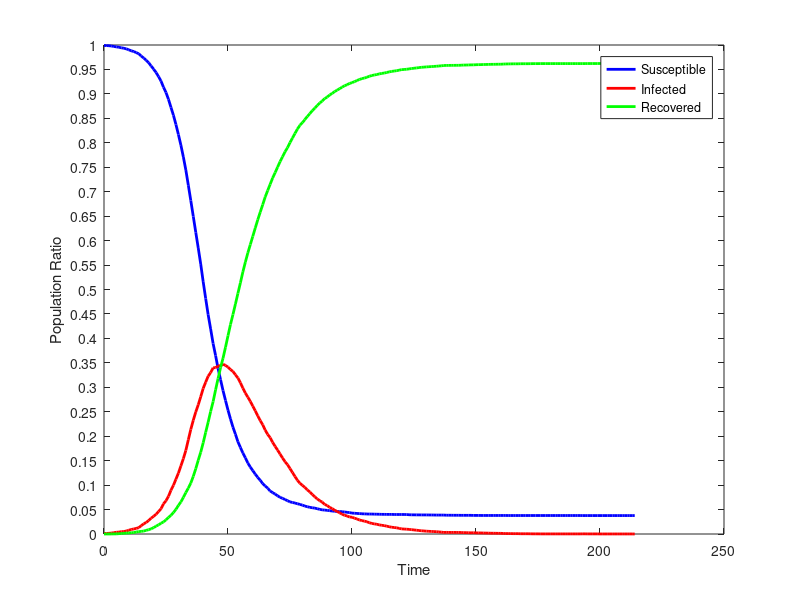

The MATLAB script that drew this image:
dynamics = [
9990.000,10.000,0.000;
9988.000,12.000,0.000;
9985.000,15.000,0.000;
9980.000,19.000,1.000;
9970.000,28.000,2.000;
9962.000,36.000,2.000;
9954.000,39.000,7.000;
9943.000,48.000,9.000;
9934.000,51.000,15.000;
9921.000,61.000,18.000;
9902.000,77.000,21.000;
9881.000,93.000,26.000;
9867.000,103.000,30.000;
9844.000,115.000,41.000;
9822.000,129.000,49.000;
9775.000,171.000,54.000;
9734.000,206.000,60.000;
9687.000,238.000,75.000;
9638.000,274.000,88.000;
9571.000,323.000,106.000;
9507.000,363.000,130.000;
9437.000,402.000,161.000;
9354.000,459.000,187.000;
9261.000,518.000,221.000;
9136.000,617.000,247.000;
9028.000,681.000,291.000;
8889.000,771.000,340.000;
8725.000,895.000,380.000;
8563.000,997.000,440.000;
8375.000,1121.000,504.000;
8170.000,1245.000,585.000;
7953.000,1392.000,655.000;
7710.000,1541.000,749.000;
7443.000,1710.000,847.000;
7133.000,1927.000,940.000;
6818.000,2140.000,1042.000;
6495.000,2326.000,1179.000;
6170.000,2495.000,1335.000;
5849.000,2642.000,1509.000;
5520.000,2807.000,1673.000;
5156.000,2978.000,1866.000;
4815.000,3105.000,2080.000;
4484.000,3228.000,2288.000;
4193.000,3301.000,2506.000;
3894.000,3398.000,2708.000;
3648.000,3402.000,2950.000;
3383.000,3436.000,3181.000;
3156.000,3442.000,3402.000;
2932.000,3471.000,3597.000;
2730.000,3449.000,3821.000;
2533.000,3412.000,4055.000;
2353.000,3362.000,4285.000;
2185.000,3326.000,4489.000;
2041.000,3255.000,4704.000;
1886.000,3192.000,4922.000;
1770.000,3093.000,5137.000;
1657.000,2983.000,5360.000;
1557.000,2882.000,5561.000;
1452.000,2799.000,5749.000;
1368.000,2712.000,5920.000;
1296.000,2616.000,6088.000;
1223.000,2518.000,6259.000;
1158.000,2416.000,6426.000;
1098.000,2319.000,6583.000;
1031.000,2234.000,6735.000;
982.000,2125.000,6893.000;
939.000,2037.000,7024.000;
879.000,1969.000,7152.000;
846.000,1874.000,7280.000;
817.000,1793.000,7390.000;
781.000,1716.000,7503.000;
750.000,1634.000,7616.000;
729.000,1555.000,7716.000;
705.000,1478.000,7817.000;
681.000,1418.000,7901.000;
657.000,1338.000,8005.000;
645.000,1257.000,8098.000;
633.000,1176.000,8191.000;
619.000,1099.000,8282.000;
605.000,1036.000,8359.000;
591.000,996.000,8413.000;
571.000,954.000,8475.000;
558.000,901.000,8541.000;
545.000,859.000,8596.000;
537.000,806.000,8657.000;
529.000,762.000,8709.000;
517.000,717.000,8766.000;
504.000,681.000,8815.000;
494.000,652.000,8854.000;
489.000,606.000,8905.000;
484.000,580.000,8936.000;
477.000,545.000,8978.000;
470.000,519.000,9011.000;
465.000,487.000,9048.000;
461.000,462.000,9077.000;
459.000,434.000,9107.000;
457.000,405.000,9138.000;
450.000,383.000,9167.000;
444.000,369.000,9187.000;
438.000,348.000,9214.000;
427.000,343.000,9230.000;
425.000,324.000,9251.000;
420.000,307.000,9273.000;
418.000,287.000,9295.000;
413.000,274.000,9313.000;
412.000,264.000,9324.000;
409.000,250.000,9341.000;
408.000,231.000,9361.000;
408.000,216.000,9376.000;
406.000,207.000,9387.000;
405.000,199.000,9396.000;
404.000,187.000,9409.000;
402.000,178.000,9420.000;
402.000,172.000,9426.000;
401.000,160.000,9439.000;
401.000,149.000,9450.000;
401.000,138.000,9461.000;
399.000,134.000,9467.000;
399.000,126.000,9475.000;
399.000,116.000,9485.000;
399.000,104.000,9497.000;
399.000,102.000,9499.000;
398.000,98.000,9504.000;
394.000,95.000,9511.000;
392.000,89.000,9519.000;
392.000,83.000,9525.000;
391.000,78.000,9531.000;
391.000,71.000,9538.000;
390.000,66.000,9544.000;
390.000,62.000,9548.000;
390.000,58.000,9552.000;
389.000,55.000,9556.000;
389.000,53.000,9558.000;
388.000,49.000,9563.000;
387.000,48.000,9565.000;
387.000,42.000,9571.000;
387.000,39.000,9574.000;
387.000,32.000,9581.000;
384.000,34.000,9582.000;
384.000,33.000,9583.000;
384.000,32.000,9584.000;
383.000,33.000,9584.000;
383.000,32.000,9585.000;
383.000,32.000,9585.000;
382.000,31.000,9587.000;
382.000,28.000,9590.000;
382.000,28.000,9590.000;
382.000,26.000,9592.000;
382.000,24.000,9594.000;
380.000,26.000,9594.000;
380.000,23.000,9597.000;
380.000,22.000,9598.000;
379.000,22.000,9599.000;
379.000,20.000,9601.000;
379.000,19.000,9602.000;
379.000,18.000,9603.000;
379.000,16.000,9605.000;
379.000,16.000,9605.000;
379.000,15.000,9606.000;
379.000,14.000,9607.000;
379.000,14.000,9607.000;
379.000,11.000,9610.000;
379.000,9.000,9612.000;
378.000,9.000,9613.000;
378.000,8.000,9614.000;
378.000,7.000,9615.000;
378.000,7.000,9615.000;
378.000,7.000,9615.000;
378.000,5.000,9617.000;
378.000,5.000,9617.000;
378.000,5.000,9617.000;
378.000,5.000,9617.000;
378.000,4.000,9618.000;
378.000,3.000,9619.000;
378.000,3.000,9619.000;
378.000,3.000,9619.000;
378.000,2.000,9620.000;
378.000,2.000,9620.000;
378.000,2.000,9620.000;
378.000,2.000,9620.000;
378.000,2.000,9620.000;
378.000,2.000,9620.000;
378.000,2.000,9620.000;
378.000,2.000,9620.000;
378.000,2.000,9620.000;
378.000,2.000,9620.000;
378.000,2.000,9620.000;
378.000,2.000,9620.000;
378.000,2.000,9620.000;
378.000,2.000,9620.000;
378.000,2.000,9620.000;
378.000,2.000,9620.000;
378.000,2.000,9620.000;
377.000,3.000,9620.000;
377.000,3.000,9620.000;
377.000,2.000,9621.000;
377.000,2.000,9621.000;
377.000,2.000,9621.000;
377.000,2.000,9621.000;
377.000,2.000,9621.000;
377.000,1.000,9622.000;
377.000,1.000,9622.000;
377.000,1.000,9622.000;
377.000,1.000,9622.000;
377.000,1.000,9622.000;
377.000,1.000,9622.000;
377.000,1.000,9622.000;
377.000,1.000,9622.000;
377.000,1.000,9622.000;
377.000,1.000,9622.000;
377.000,1.000,9622.000;
377.000,1.000,9622.000;
377.000,1.000,9622.000;
377.000,1.000,9622.000;
377.000,0.000,9623.000;
];
susceptible = dynamics (:, 1);
infected = dynamics (:, 2);
recovered = dynamics (:, 3);
totalPopulation = susceptible(1) + infected(1) + recovered(1);
susceptibleRatio = susceptible ./ totalPopulation;
infectedRatio = infected ./ totalPopulation;
recoveredRatio = recovered ./ totalPopulation;
steps = length (susceptible);
indices = 0 : steps - 1;
figure
plot (indices, susceptibleRatio.', 'color', 'blue', 'linewidth', 2);
hold on
plot (indices, infectedRatio.', 'color', 'red', 'linewidth', 2);
hold on
plot (indices, recoveredRatio.', 'color', 'green', 'linewidth', 2);
set(gca,'YTick',0:0.05:1.0);
xlabel ('Time');
ylabel ('Population Ratio');
legend('Susceptible','Infected', 'Recovered');
